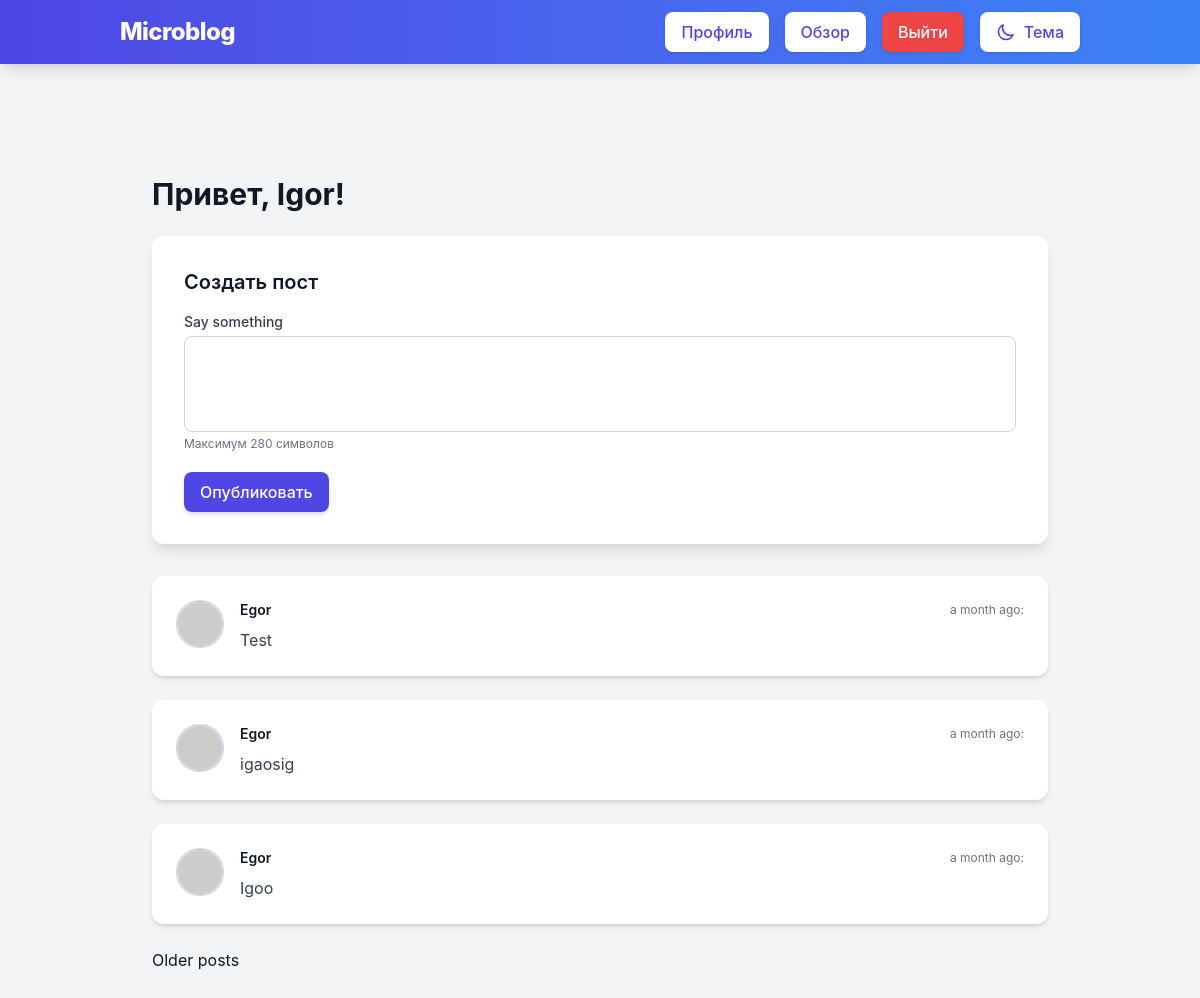
The page /index (signed in) on the database its author committed.
### app/models.py (models this page shows, shortened)
class User(UserMixin, db.Model):
    id: so.Mapped[int] = so.mapped_column(primary_key=True)
    username: so.Mapped[str] = so.mapped_column(sa.String(64), index=True, unique=True)
    email: so.Mapped[str] = so.mapped_column(sa.String(120), index=True, unique=True)
    password_hash: so.Mapped[Optional[str]] = so.mapped_column(sa.String(256))
    about_me: so.Mapped[Optional[str]] = so.mapped_column(sa.String(140))
    last_seen: so.Mapped[Optional[datetime]] = so.mapped_column(
        default=lambda: datetime.now(timezone.utc))
    following: so.WriteOnlyMapped['User'] = so.relationship(
        secondary=followers, primaryjoin=(followers.c.follower_id == id),
        secondaryjoin=(followers.c.followed_id == id),
        back_populates='followers')
    followers: so.WriteOnlyMapped['User'] = so.relationship(
        secondary=followers, primaryjoin=(followers.c.followed_id == id),
        secondaryjoin=(followers.c.follower_id == id),
        back_populates='following')
    def following_posts(self):
        Author = so.aliased(User)
        Follower = so.aliased(User)
        return (
            sa.select(Post)
            .join(Post.author.of_type(Author))
            .join(Author.followers.of_type(Follower))
            .where(Follower.id == self.id)
            .order_by(Post.timestamp.desc())
        )
    posts: so.WriteOnlyMapped['Post'] = so.relationship(
        back_populates='author')
    def avatar(self, size):
        digest = sha256(self.email.lower().encode('utf-8')).hexdigest()
        return f'https://gravatar.com/avatar/{digest}?s={size}'

class Post(db.Model):
    id: so.Mapped[int] = so.mapped_column(primary_key=True)
    body: so.Mapped[str] = so.mapped_column(sa.String(140))
    timestamp: so.Mapped[datetime] = so.mapped_column(
        index=True, default=lambda: datetime.now(timezone.utc))
    user_id: so.Mapped[int] = so.mapped_column(sa.ForeignKey(User.id),
                                               index=True)
    author: so.Mapped[User] = so.relationship(back_populates='posts')

### app/routes.py (the view)
@app.route('/', methods=['GET', 'POST'])
@app.route('/index', methods=['GET', 'POST'])
@login_required
def index():
    form = PostForm()
    if form.validate_on_submit():
        post = Post(body=form.post.data, author=current_user)
        db.session.add(post)
        db.session.commit()
        flash('Your post is now live!')
        return redirect(url_for('index'))
    page = request.args.get('page', 1, type=int)
    posts = db.paginate(current_user.following_posts(), page=page,
                        per_page=app.config['POSTS_PER_PAGE'], error_out=False)
    next_url = url_for('index', page=posts.next_num) \
        if posts.has_next else None
    prev_url = url_for('index', page=posts.prev_num) \
        if posts.has_prev else None
    return render_template('index.html', title='Home', form=form,
                           posts=posts.items, next_url=next_url,
                           prev_url=prev_url)

### app/forms.py
class PostForm(FlaskForm):
    post = TextAreaField('Say something', validators=[
        DataRequired(), Length(min=1, max=140)])
    submit = SubmitField('Submit')

### app/models.py (called while the page is built)
@login.user_loader
def load_user(id):
  return db.session.get(User, int(id))

### app/routes.py (called while the page is built)
@app.before_request
def before_request():
    if current_user.is_authenticated:
        current_user.last_seen = datetime.now(timezone.utc)
        db.session.commit()

### app/templates/index.html (shortened to what this page needs)
{% extends "base.html" %}
{% block content %}
    <div class="container mx-auto px-4 py-6 sm:px-6 lg:px-8 mt-10 sm:mt-12 lg:mt-16">
        <h1 class="text-2xl sm:text-3xl font-bold mb-6 text-gray-900 dark:text-gray-100">
            Привет, {{ current_user.username }}!
        </h1>
        {% if form %}
        <div class="bg-white dark:bg-gray-900 p-6 sm:p-8 rounded-xl shadow-lg mb-8 transition-all duration-300 animate-fade-in">
            <h2 class="text-xl font-semibold text-gray-900 dark:text-gray-100 mb-4">Создать пост</h2>
            <form action="" method="post" novalidate>
                <div class="mb-5">
                    {{ form.post.label(class="block text-sm font-medium text-gray-700 dark:text-gray-300 mb-1") }}
                    {{ form.post(class="mt-1 block w-full p-3 border border-gray-300 dark:border-gray-600 bg-white dark:bg-gray-800 rounded-lg focus:outline-none focus:ring-2 focus:ring-indigo-500 transition-all duration-200 text-gray-900 dark:text-gray-100 placeholder-gray-400 dark:placeholder-gray-500 h-24 resize-none") }}
                    <p class="text-xs text-gray-500 dark:text-gray-400 mt-1">Максимум 280 символов</p>
                </div>
                <button type="submit"
                        class="w-full sm:w-auto px-4 py-2 bg-indigo-600 text-white rounded-lg font-medium hover:bg-indigo-700 dark:bg-indigo-700 dark:hover:bg-indigo-800 transition-all duration-200 shadow-md focus:outline-none focus:ring-2 focus:ring-indigo-500 focus:ring-offset-2">
                    Опубликовать
                </button>
            </form>
        </div>
        {% endif %}
        <div class="space-y-4">
            {% if posts %}
                {% for post in posts %}
                    {% include '_post.html' %}
                {% endfor %}
                {% if next_url %}
                    <a href="{{ next_url }}">Older posts</a>
                {% endif %}
            {% else %}
                <p class="text-gray-500 dark:text-gray-400 text-center text-sm sm:text-base">
                    Пока нет постов
                </p>
            {% endif %}
        </div>
    </div>
{% endblock %}

### app/templates/_post.html
<div class="bg-white dark:bg-gray-900 p-4 sm:p-6 rounded-xl shadow-md mb-6 transition-all duration-300 animate-fade-in">
    <div class="flex items-start space-x-4">
        <div>
            <img src="{{ post.author.avatar(48) }}" alt="{{ post.author.username }}'s Avatar"
                 class="w-12 h-12 rounded-full border-2 border-gray-300 dark:border-gray-600">
        </div>
        <div class="flex-1">
            <div class="flex items-center justify-between">
                <div class="text-sm font-semibold text-gray-900 dark:text-gray-100">
                    {{ post.author.username }}
                </div>
                <div class="text-xs text-gray-500 dark:text-gray-400">
                    {{ moment(post.timestamp).fromNow() }}:
                </div>
            </div>
            <p class="mt-2 text-gray-700 dark:text-gray-300 text-sm sm:text-base">
                {{ post.body }}
            </p>
        </div>
    </div>
</div>

### rows shown on the page
User: username "Igor"
Post: author.username "Egor", timestamp "a month ago", body "Test"
Post: author.username "Egor", timestamp "a month ago", body "igaosig"
Post: author.username "Egor", timestamp "a month ago", body "Igoo"
